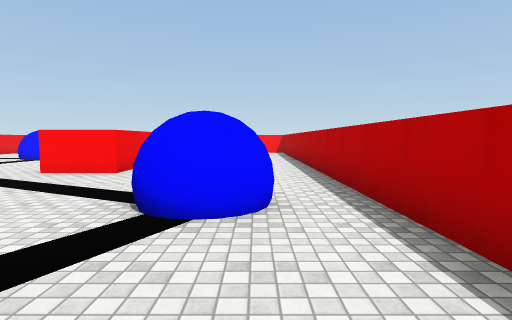
View 1 (above)

24 first-person views from a walk through a Unity game level. The camera is 1.4 m above the floor, tilts 4° down and sees 80° across. The floor is counted in squares, 2 m on a side. Each view is taken from the middle of a square. On the plan, view 1 faces up. The plan holds only what a view shows up to about 10 squares ahead; the rest is blank. Surface patterns are stand-ins for the level's own textures.

View 2
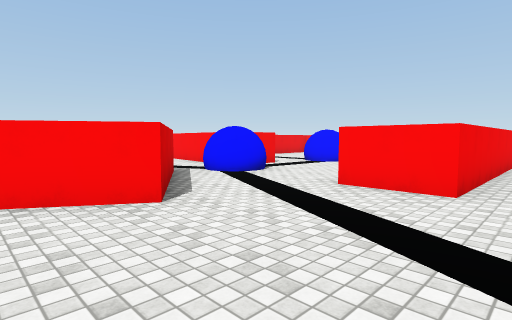

View 3
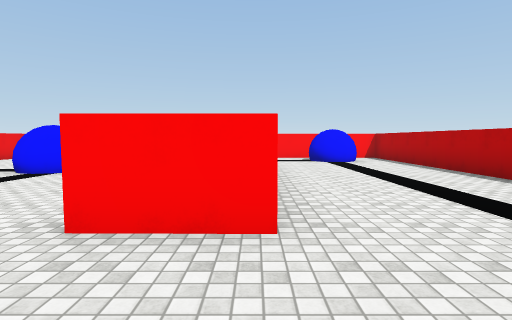

View 4
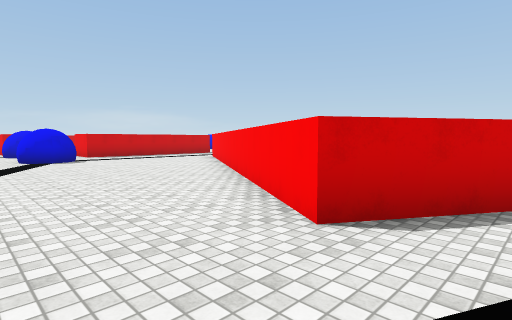

View 5
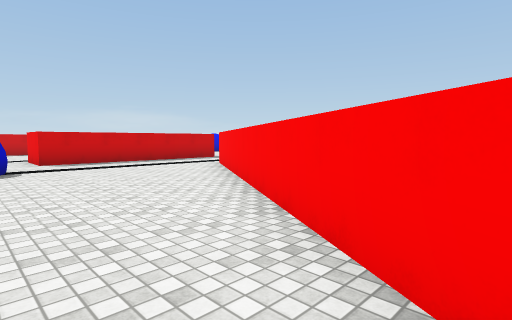

View 6
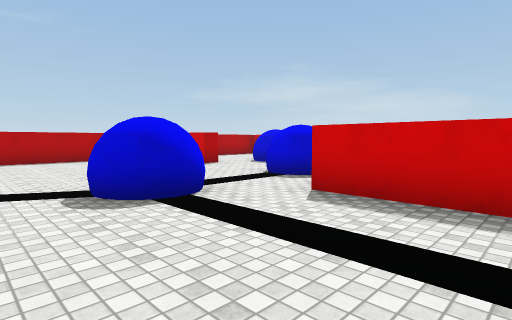

View 7
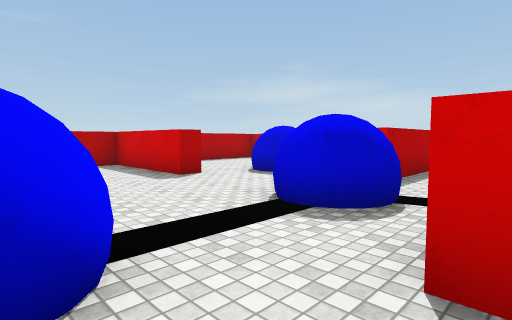

View 8
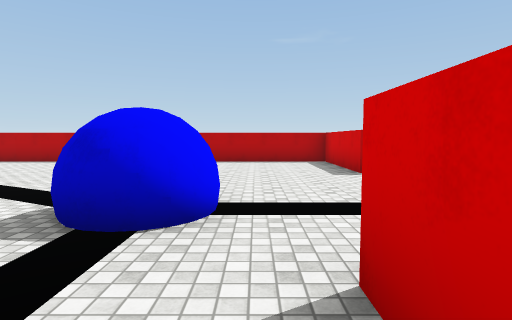

View 9
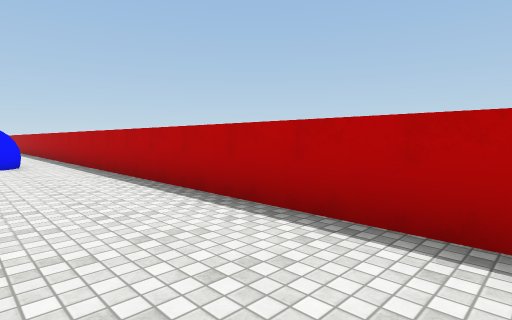

View 10
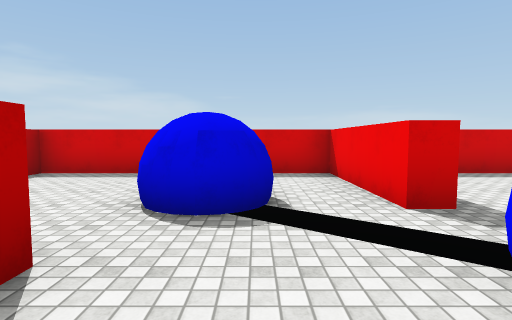

View 11
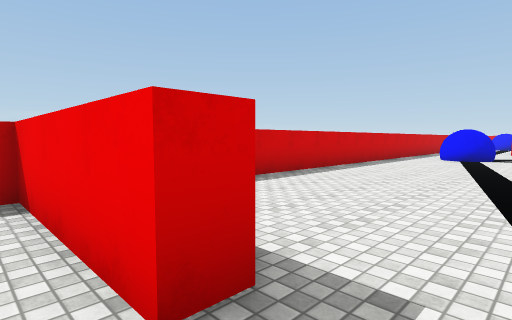

View 12
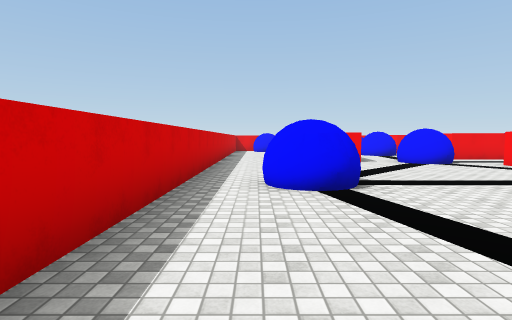

View 13
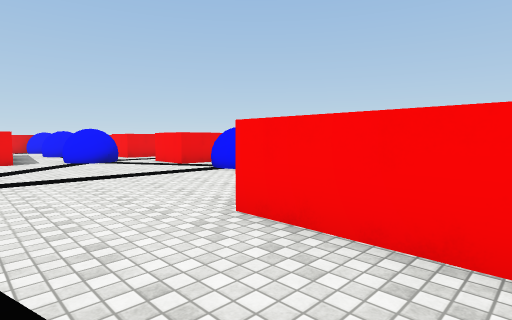

View 14
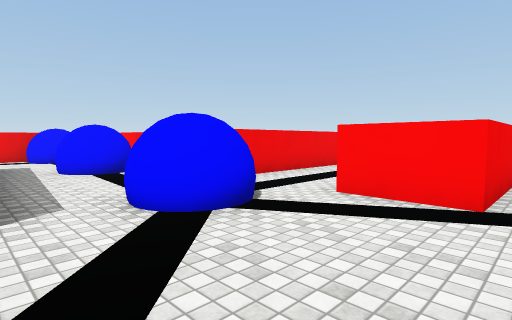

View 15
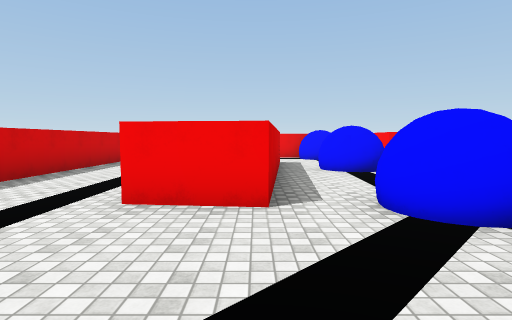

View 16
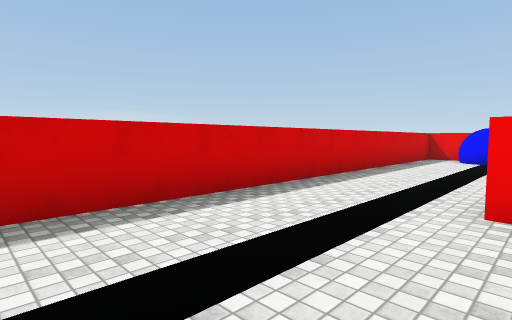

View 17
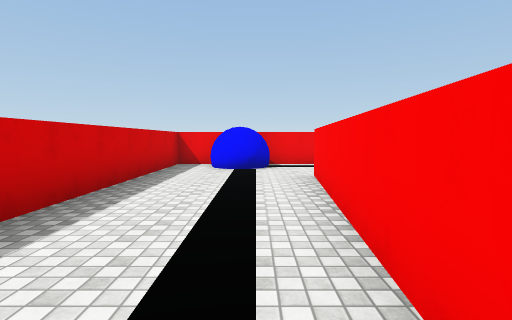

View 18
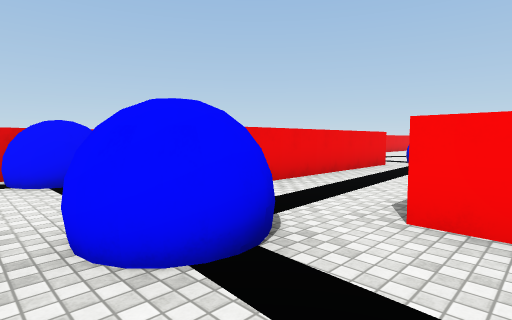

View 19
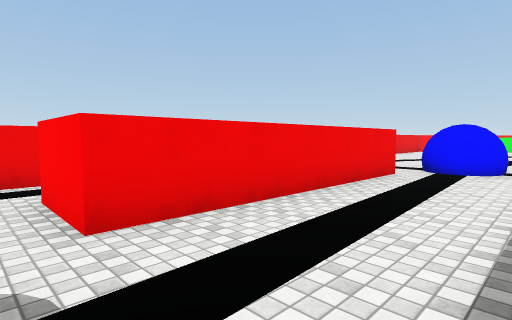

View 20
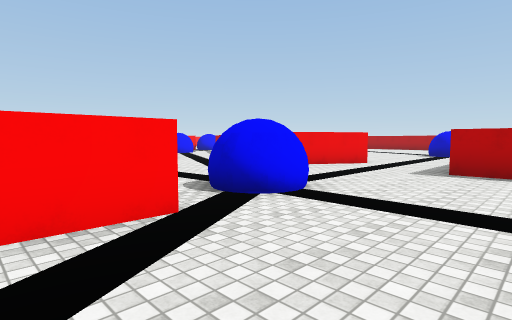

View 21
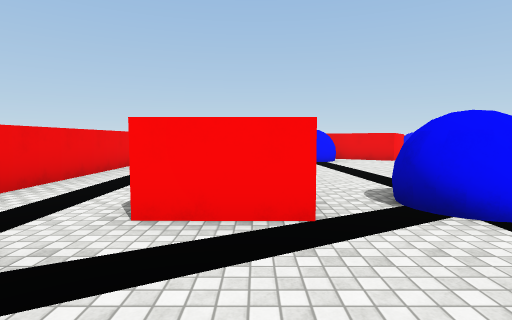

View 22
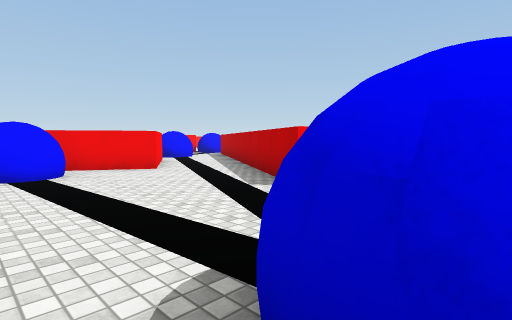

View 23
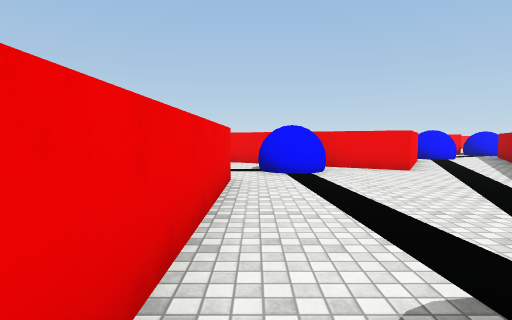

View 24
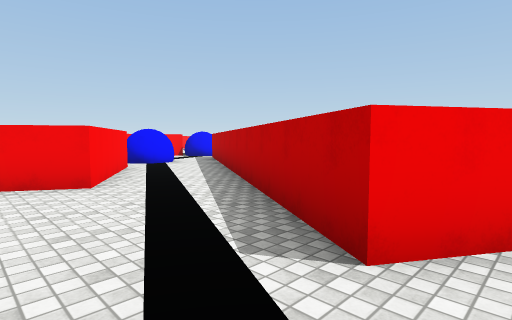

### Floor plan
Key: @ floor where view 1 was taken; # wall or solid block; x gap in a wall; . floor; ^ raised ledge.
Columns run from 29 left of view 1 to 2 right of it. Each row starts with its distance up from view 1.
 14                            .##.#
 13                            ....#
 12                    ..      ....#
 11                     .##   #....#
 10                      ..   #....#
  9                     #...  #....#
  8                   ####... #....#
  7                   ...##..##....#
  6                     ...........#
  5                   #..#...... ..#
  4                  ##..^^^.... ..#
  3             ^   ^...^  ^....##.#
  2            .. ^ ^..^  ^^.......#
  1    . #     ..#.#...^  ^.... ...#
  0    .##      ......^  ^.....  @.#
 -1    #.. #   #.....^   ^....  ...#
 -2    #...#.  #.....^  ^..... ....#
 -3    #...#.. #....#  ^...........#
 -4    #...#.. #.....^^^...........#
 -5    #...#.. #......#............#
 -6 ####...#..##.#..........#......#
 -7 ##.............................#
 -8 ###..#...#.......######........#
 -9 #................###  #.#...####
-10 #   #####........... ...#....
-11 #...#####...............x.##..
-12 ###..........#..........#.# ...
-13 ##......................#.. ...
-14 #...................... #.. ...#
-15 ####################### ########

Where each view was taken, in squares from view 1:
view 1: 0 up, 0 right, facing up
view 2: 2 up, 2 left, facing up-left
view 3: 4 up, 3 left, facing up
view 4: 5 up, 3 left, facing down-left
view 5: 2 up, 5 left, facing down-left
view 6: 4 down, 9 left, facing down-right
view 7: 6 down, 7 left, facing down-right
view 8: 7 down, 8 left, facing right
view 9: 6 down, 1 left, facing up-right
view 10: 8 down, 3 left, facing down
view 11: 10 down, 4 left, facing down-left
view 12: 13 down, 11 left, facing left
view 13: 11 down, 10 left, facing up-left
view 14: 10 down, 17 left, facing up-left
view 15: 10 down, 17 left, facing left
view 16: 11 down, 17 left, facing down-left
view 17: 12 down, 20 left, facing left
view 18: 9 down, 22 left, facing up-left
view 19: 7 down, 23 left, facing up-left
view 20: 9 down, 19 left, facing up-right
view 21: 9 down, 18 left, facing up
view 22: 6 down, 17 left, facing up-right
view 23: 6 down, 17 left, facing up
view 24: 4 down, 15 left, facing up-right
